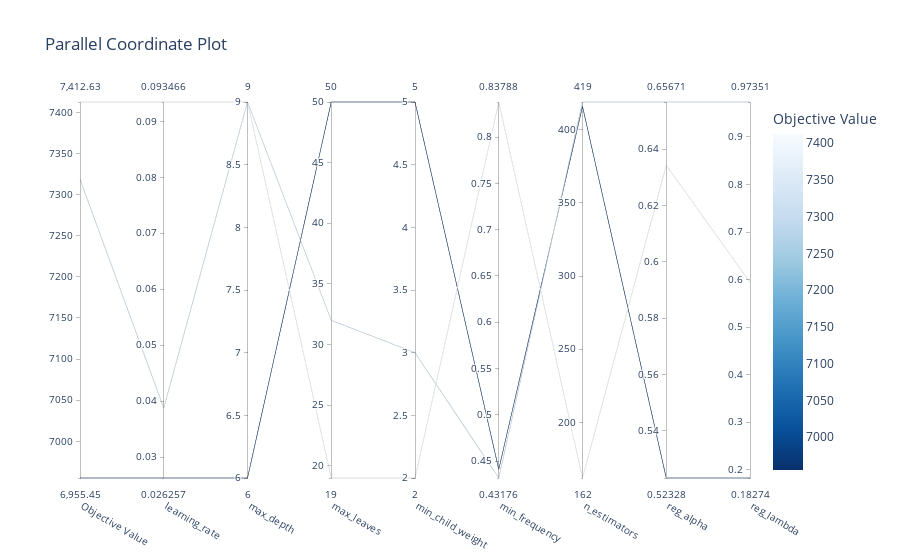

The code cell stored with this chart in its notebook:
### Code cell
#Gráfico de coordenadas paralelas de optimización con Optuna y Prunning
plot_parallel_coordinate(study_pr)

### Figure 1 — Plotly figure (JSON) as saved in the notebook; plotly's stock layout.template omitted (floating-point values rounded to 4 significant figures)
{"data": [{"dimensions": [{"label": "Objective Value", "range": [6955.0, 7413.0], "values": [7413.0, 6955.0, 7319.0]}, {"label": "learning_rate", "range": [0.02626, 0.09347], "values": [0.09347, 0.02626, 0.03877]}, {"label": "max_depth", "range": [6, 9], "values": [9, 6, 9]}, {"label": "max_leaves", "range": [19, 50], "values": [19, 50, 32]}, {"label": "min_child_weight", "range": [2, 5], "values": [2, 5, 3]}, {"label": "min_frequency", "range": [0.4318, 0.8379], "values": [0.8379, 0.4411, 0.4318]}, {"label": "n_estimators", "range": [162, 419], "values": [162, 416, 419]}, {"label": "reg_alpha", "range": [0.5233, 0.6567], "values": [0.6343, 0.5233, 0.6567]}, {"label": "reg_lambda", "range": [0.1827, 0.9735], "values": [0.5944, 0.1827, 0.9735]}], "labelangle": 30, "labelside": "bottom", "line": {"color": [7413.0, 6955.0, 7319.0], "colorbar": {"title": {"text": "Objective Value"}}, "colorscale": [[0, "rgb(247,251,255)"], [0.125, "rgb(222,235,247)"], [0.25, "rgb(198,219,239)"], [0.375, "rgb(158,202,225)"], [0.5, "rgb(107,174,214)"], [0.625, "rgb(66,146,198)"], [0.75, "rgb(33,113,181)"], [0.875, "rgb(8,81,156)"], [1, "rgb(8,48,107)"]], "reversescale": true, "showscale": true}, "type": "parcoords"}], "layout": {"title": {"text": "Parallel Coordinate Plot"}}}
